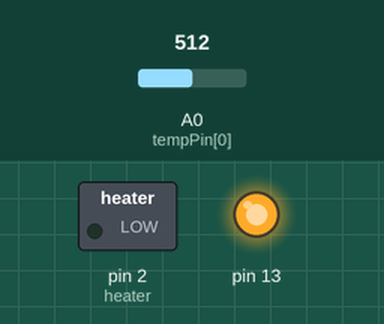
This sketch was run on a simulated Arduino Nano, built with avr-gcc and run on an emulated ATmega328P. Parts: switched loads named in the sketch (green lamp = pin HIGH), output pins drawn as LEDs (lit = HIGH). The inputs (shaded band) are chosen by the test bench; at power-on: A0 (tempPin[0]) = 512. What the sketch prints to the serial monitor is not drawn.

Above: at 0.15 s.
Timing chart, 0 to 1.8 s (numbered marks = the images above):
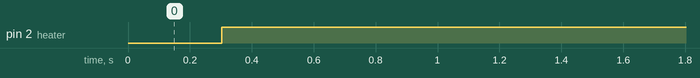

The sketch:

oven_system_no_display.ino
```cpp
#include <math.h>
/* Information:
 *
 * Pretty basic, enter data for each step in the configuration section
 * following this. If you only have a single step process, fill the
 * values for step two with identical values for stage one but with a
 * short (0.1 minute) hold time.
 *
 * With the values input, upload to the arduino NANO, make sure to set
 * the "PROCESSOR" (under "Tools" menu) to "ATmega328P (Old Bootloader)".
 *
 * If no errors are encountered the built in LED on the Arduino (labelled
 * "L") will be alight for the duration of the oven cycle. It will turn
 * off at the end of the cycle
 */


////////////////////////////////////////////////
// CONFIGURATION
float temperature1 = 100;   // Deg C
float temperature2 = 105;
float rate1 = 5;          // C per minute
float rate2 = 2;
long hold1 = 10;             // Time to hold each temp in minutes
long hold2 = 3;

////////////////////////////////////////////////


const int heater = 2;  // Heater relay pin
bool heaterState;       // State variable

int stage = 1;                          // Records cooking stage
double targetTemp, curTemp;              // Target and current temp
double temperature[5];                   // Used to store temp set points
const double tempTol = 5;                // Used as tolerance for over temp - IMPORTANT
unsigned long setPointTimes[5];         // Used for changes
double elapsedTime;                      // Used for status display
String endTime;                         // Used for status display (to minimize repeated instructions)

// Temperature probes
const int tempPin[] = {14};
const double setResis[] = {10000.0}; // Stores set resistor values
const double R25[] = {100000.0}; // Stores the calibration value of each NTC
const double T25[] = {0.0033557047}; // Stores the reciprical (^-1) of the calibration temperature in K

void setup() {
  Serial.begin(9600);

  pinMode(heater, OUTPUT);            // Controls relay
  heaterState = LOW;                  // Off by default
  digitalWrite(heater, heaterState);

  /////////////////////////////////////////
  // Point setup
  stage = 1; // Entered first stage

  //Sets temperature points
  temperature[0] = currentTemp(); // Record starting temp
  temperature[1] = temperature1;
  temperature[2] = temperature[1];
  temperature[3] = temperature2;
  temperature[4] = temperature[3];

  // Gets times
  // Times are (target - start) / ramp rate
  elapsedTime = 0;
  setPointTimes[0] = millis();                                            // Start time
  setPointTimes[1] = (temperature[1] - temperature[0]) * 60000 / rate1;   // Uses rate and difference to find ramp time
  setPointTimes[2] = hold1 * 60000;                                       // Records hold time
  setPointTimes[3] = (temperature[3] - temperature[2]) * 60000 / rate2;   // Second ramp
  setPointTimes[4] = hold2 * 60000;                                       // Last hold

  for (int i = 1; i <= 4; i++) {
    setPointTimes[i] += setPointTimes[i - 1]; //Makes the times cummulative
  }
  endTime = int(ceil((setPointTimes[4] - setPointTimes[0]) / 60000)); // Records the end as a string for status display

  pinMode(13, OUTPUT);
  digitalWrite(13, HIGH); // Outputs that the system is running
}

void loop() {
  if (stage < 5) {
  // Control
  // Gets linearly interpolated temperature based on time and bounding set points
  // map() outputs long int, needed floats so I adjusted their source code
  targetTemp = (millis() - setPointTimes[stage - 1]) * (temperature[stage] - temperature[stage - 1]);
  targetTemp /= (setPointTimes[stage] - setPointTimes[stage - 1]);
  targetTemp += temperature[stage - 1];
  curTemp = currentTemp(); // Gets current temp

  Serial.println(curTemp); // Prints temperature


  if (curTemp < targetTemp) {
    heaterState = HIGH;                   // Too cold
    digitalWrite(heater, heaterState);
  }
  else if (curTemp > (targetTemp + 1)) {
    heaterState = LOW;                    // Too hot
    digitalWrite(heater, heaterState);
  }

  // Time
  if (millis() > setPointTimes[stage]) stage++; // Checks if approriate stage
  }

  // If the oven is done
  if (stage == 5) {
    Serial.println("DONE");
    // Turn off heater
    heaterState = LOW;
    digitalWrite(heater, heaterState);
    digitalWrite(13, LOW);                // Outputs that the system is off
    delay(10000);                         // Kill time
  }
  delay(300); // Extending cycle time during run time
}


double currentTemp() {
  return readTemp(0); // Eventually will cycle through all probes and take average temp
}
double readTemp(const int index) {
  double temp, res;                // Used to store intermediate data and resistance of NTC
  const double beta = 3950.0;        // Beta for the thermistors

  // Find the resistance of the thermistor from voltage division (1023 is Vcc)
  res = ((1023.0 / analogRead(tempPin[index])) - 1);    // Finds ratio of set res to thermistor
  res *= setResis[index];
  //Serial.println(res);    // Print calculated resistance (used for debugging)

  // Finds temperature
  temp = (log(R25[index] / res));  // Take natural log of R25 over measured resistance
  temp /= beta;                       // Divide by beta
  temp = T25[index] - temp;                 // Add 1/calibration temp, subtracted previous value
  temp = pow(temp, -1);               // Takes reciprical to get temperature in K
  temp -= 273.15;                      // Kelvin to Celsius

  if (temp < -50) temp = 0;

  return temp;
}
```

Measured:
- by itself, pin 2 (heater): LOW → HIGH at 0.30 s
